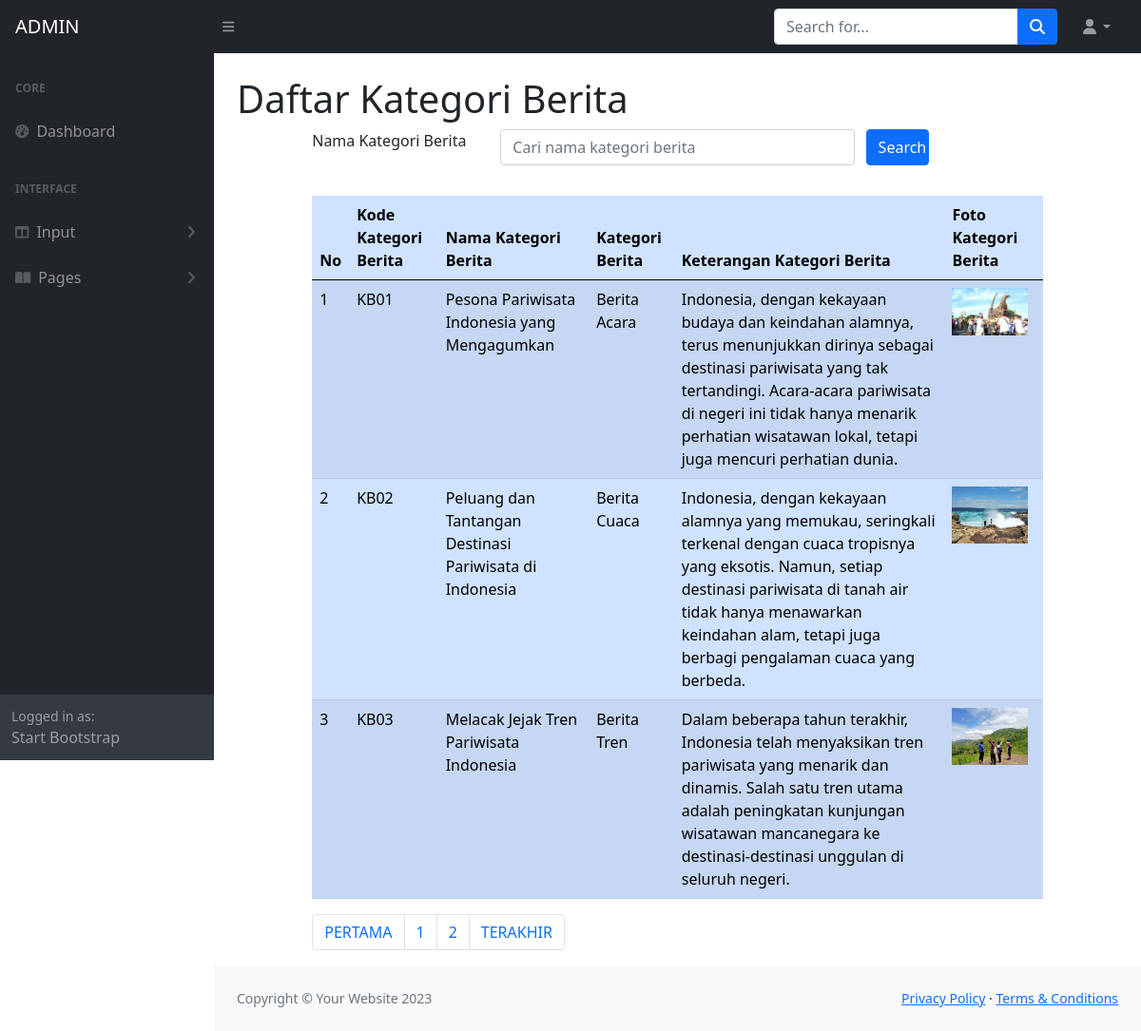
/WEBDEV2324-A/ADMIN/tampilankategoriberita.php, run on the app's committed database.
### tables this page shows
CREATE TABLE `berita` (
  `kategoriberitaKODE` char(4) NOT NULL,
  `kategoriberitaNAMA` varchar(60) NOT NULL,
  `kategoriberitaKAT` char(100) NOT NULL,
  `kategoriberitaKET` varchar(255) NOT NULL,
  `kategoriberitaFOTO` char(120) NOT NULL
);

### WEBDEV2324-A/ADMIN/tampilankategoriberita.php (the view, shortened to what this page needs)
<!DOCTYPE html>
<html>
<?php include "INCLUDE/head.php"?>
<body class="sb-nav-fixed">
    <?php include "INCLUDE/menunav.php"?>
    <div id="layoutSidenav">
        <?php include "INCLUDE/menu.php"?>
        <div id="layoutSidenav_content">
            <main>
                <div class="container-fluid px-4">
                    <h1 class="mt-4">Daftar Kategori Berita</h1>
<?php
  include "include/config.php";
?>
<html lang="en">
  <head>
    <link rel="stylesheet" type="text/css" href="css/bootstrap.min.css">
    <link rel="stylesheet" type="text/css" href="https://cdnjs.cloudflare.com/ajax/libs/select2/4.0.13/css/select2.min.css">
    <link rel="stylesheet" href="https://cdn.jsdelivr.net/npm/bootstrap-icons@1.10.2/font/bootstrap-icons.css">
</head>
  <body>
<div class="row">
<div class="col-sm-1"></div>
<div class="col-sm-10">
<form method="POST">
    <form method="POST">
        <div class="form-group row mb-2">
            <label for="search" class="col-sm-3">Nama Kategori Berita</label>
            <div class="col-sm-6">
                <input type="text" name="search" class="form-control" id="search" value="<?php if (isset($_POST['search'])) {echo $_POST["search"];} ?>" placeholder="Cari nama kategori berita">
            </div>
            <input type="submit" name="kirim" class="col-sm-1 btn btn-primary" value="Search">
        </div>
    </form>
<table class="table table-primary table-striped">
  <thead>
    <tr>
      <th scope="col">No</th>
      <th scope="col">Kode Kategori Berita</th>
      <th scope="col">Nama Kategori Berita</th>
      <th scope="col">Kategori Berita</th>
      <th scope="col">Keterangan Kategori Berita</th>
      <th scope="col">Foto Kategori Berita</th>
    </tr>
  </thead>
  <tbody>
  <?php
    $jumlahtampilan = 3;
    $halaman = (isset($_GET['page']))? $_GET['page'] : 1;
    $mulaitampilan = ($halaman - 1) * $jumlahtampilan;
    if(isset ($_POST["kirim"]))
    {
        $search = $_POST["search"];
        $query = mysqli_query($connection, "select *
            from berita where berita.kategoriberitaKODE = berita.kategoriberitaKODE and kategoriberitaNAMA like '%".$search."%' limit $mulaitampilan, $jumlahtampilan");
    } else
        {
            $query = mysqli_query($connection,"select * from berita where berita.kategoriberitaKODE = berita.kategoriberitaKODE limit $mulaitampilan, $jumlahtampilan");
        }
    $nomor = 1;
    while($row = mysqli_fetch_array($query))
    {
  ?>
    <tr>
      <td><?php echo $mulaitampilan + $nomor; ?></td>
      <td><?php echo $row['kategoriberitaKODE']; ?></td>
      <td><?php echo $row['kategoriberitaNAMA']; ?></td>
      <td><?php echo $row['kategoriberitaKAT']; ?></td>
      <td><?php echo $row['kategoriberitaKET']; ?></td>
      <td>
        <?php if(is_file("images/".$row['kategoriberitaFOTO']))
                { ?>
                    <img src="images/<?php echo $row['kategoriberitaFOTO']?>" width="80">
                <?php } else
                    echo "<img src='images/noimage.png' width='80'>"
        ?>
      </td>
    </tr>
    <?php $nomor = $nomor + 1; ?>
  <?php } ?>
  </tbody>
<br>
</table>
<?php
    $query = mysqli_query($connection, "SELECT * FROM berita");
    $jumlahrecord = mysqli_num_rows($query);
    $jumlahpage = ceil($jumlahrecord/$jumlahtampilan);
    ?>
    <nav aria-label="Page navigation example">
        <ul class="pagination">
            <li class="page-item"><a class="page-link" href="?page=<?php $nomorhal=1; echo $nomorhal?>">PERTAMA</a></li>
            <?php for($nomorhal=1; $nomorhal<=$jumlahpage; $nomorhal++)
            { ?>
            <li class="page-item">
                <?php
                if($nomorhal!=$halaman)
                { ?>
                <a class="page-link" href="?page=<?php echo $nomorhal?>"><?php echo $nomorhal?></a>
                <?php }
                else { ?>
                <a class="page-link" href="?page=<?php echo $nomorhal?>"><?php echo $nomorhal?></a>
                <?php } ?>
            </li>
            <?php } ?>
            <li class="page-item"><a class="page-link" href="?page=<?php echo $nomorhal-1?>">TERAKHIR</a></li>
        </ul>
    </nav>
</div>
</div>
</body>
                    </div>
                </main>
                <?php include "INCLUDE/footer.php"?>
            </div>
        </div>
    </body>
</html>

### data on the page
berita: kategoriberitaKODE "KB01", kategoriberitaNAMA "Pesona Pariwisata Indonesia yang Mengagumkan", kategoriberitaKAT "Berita Acara", kategoriberitaKET "Indonesia, dengan kekayaan budaya dan keindahan alamnya, terus menunjukkan dirinya sebagai destinasi pariwisata yang tak tertandingi. Acara-acara pariwisata di negeri ini tidak hanya menarik perhatian wisatawan lokal, tetapi juga mencuri perhatian dunia.", kategoriberitaFOTO (picture)
berita: nomor "2", kategoriberitaKODE "KB02", kategoriberitaNAMA "Peluang dan Tantangan Destinasi Pariwisata di Indonesia", kategoriberitaKAT "Berita Cuaca", kategoriberitaKET "Indonesia, dengan kekayaan alamnya yang memukau, seringkali terkenal dengan cuaca tropisnya yang eksotis. Namun, setiap destinasi pariwisata di tanah air tidak hanya menawarkan keindahan alam, tetapi juga berbagi pengalaman cuaca yang berbeda.", kategoriberitaFOTO (picture)
berita: nomor "3", kategoriberitaKODE "KB03", kategoriberitaNAMA "Melacak Jejak Tren Pariwisata Indonesia", kategoriberitaKAT "Berita Tren", kategoriberitaKET "Dalam beberapa tahun terakhir, Indonesia telah menyaksikan tren pariwisata yang menarik dan dinamis. Salah satu tren utama adalah peningkatan kunjungan wisatawan mancanegara ke destinasi-destinasi unggulan di seluruh negeri.", kategoriberitaFOTO (picture)
